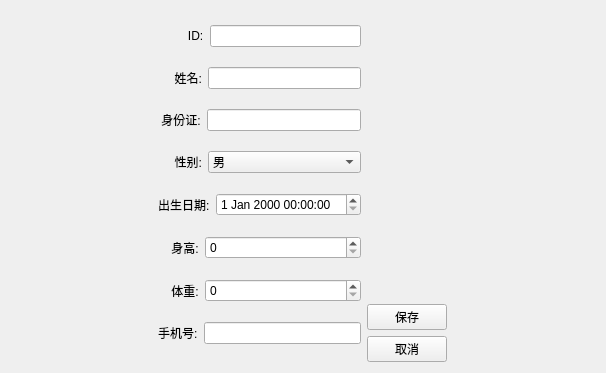
<?xml version="1.0" encoding="UTF-8"?>
<ui version="4.0">
 <class>PatientEditView</class>
 <widget class="QWidget" name="PatientEditView">
  <property name="geometry">
   <rect>
    <x>0</x>
    <y>0</y>
    <width>606</width>
    <height>373</height>
   </rect>
  </property>
  <property name="windowTitle">
   <string>编辑患者信息</string>
  </property>
  <layout class="QVBoxLayout" name="verticalLayout_4">
   <item>
    <spacer name="verticalSpacer_3">
     <property name="orientation">
      <enum>Qt::Orientation::Vertical</enum>
     </property>
     <property name="sizeHint" stdset="0">
      <size>
       <width>20</width>
       <height>1</height>
      </size>
     </property>
    </spacer>
   </item>
   <item>
    <layout class="QHBoxLayout" name="horizontalLayout_10">
     <item>
      <spacer name="horizontalSpacer">
       <property name="orientation">
        <enum>Qt::Orientation::Horizontal</enum>
       </property>
       <property name="sizeHint" stdset="0">
        <size>
         <width>187</width>
         <height>20</height>
        </size>
       </property>
      </spacer>
     </item>
     <item>
      <layout class="QHBoxLayout" name="horizontalLayout_9">
       <item>
        <layout class="QVBoxLayout" name="verticalLayout_3">
         <item>
          <layout class="QHBoxLayout" name="horizontalLayout">
           <item>
            <widget class="QLabel" name="label">
             <property name="text">
              <string>         ID:</string>
             </property>
            </widget>
           </item>
           <item>
            <widget class="QLineEdit" name="lineEdit"/>
           </item>
          </layout>
         </item>
         <item>
          <layout class="QHBoxLayout" name="horizontalLayout_2">
           <item>
            <widget class="QLabel" name="label_2">
             <property name="text">
              <string>     姓名:</string>
             </property>
            </widget>
           </item>
           <item>
            <widget class="QLineEdit" name="lineEdit_2"/>
           </item>
          </layout>
         </item>
         <item>
          <layout class="QHBoxLayout" name="horizontalLayout_3">
           <item>
            <widget class="QLabel" name="label_3">
             <property name="text">
              <string> 身份证:</string>
             </property>
            </widget>
           </item>
           <item>
            <widget class="QLineEdit" name="lineEdit_3"/>
           </item>
          </layout>
         </item>
         <item>
          <layout class="QHBoxLayout" name="horizontalLayout_4">
           <item>
            <widget class="QLabel" name="label_4">
             <property name="sizePolicy">
              <sizepolicy hsizetype="Fixed" vsizetype="Preferred">
               <horstretch>0</horstretch>
               <verstretch>0</verstretch>
              </sizepolicy>
             </property>
             <property name="text">
              <string>     性别:</string>
             </property>
            </widget>
           </item>
           <item>
            <widget class="QComboBox" name="comboBox">
             <property name="sizePolicy">
              <sizepolicy hsizetype="Preferred" vsizetype="Fixed">
               <horstretch>0</horstretch>
               <verstretch>0</verstretch>
              </sizepolicy>
             </property>
             <item>
              <property name="text">
               <string>男    </string>
              </property>
             </item>
             <item>
              <property name="text">
               <string>女    </string>
              </property>
             </item>
            </widget>
           </item>
          </layout>
         </item>
         <item>
          <layout class="QHBoxLayout" name="horizontalLayout_5">
           <item>
            <widget class="QLabel" name="label_5">
             <property name="text">
              <string>出生日期:</string>
             </property>
            </widget>
           </item>
           <item>
            <widget class="QDateTimeEdit" name="dateTimeEdit"/>
           </item>
          </layout>
         </item>
         <item>
          <layout class="QHBoxLayout" name="horizontalLayout_6">
           <item>
            <widget class="QLabel" name="label_6">
             <property name="sizePolicy">
              <sizepolicy hsizetype="Fixed" vsizetype="Preferred">
               <horstretch>0</horstretch>
               <verstretch>0</verstretch>
              </sizepolicy>
             </property>
             <property name="text">
              <string>    身高:</string>
             </property>
            </widget>
           </item>
           <item>
            <widget class="QSpinBox" name="spinBox">
             <property name="sizePolicy">
              <sizepolicy hsizetype="Preferred" vsizetype="Fixed">
               <horstretch>0</horstretch>
               <verstretch>0</verstretch>
              </sizepolicy>
             </property>
            </widget>
           </item>
          </layout>
         </item>
         <item>
          <layout class="QHBoxLayout" name="horizontalLayout_7">
           <item>
            <widget class="QLabel" name="label_7">
             <property name="sizePolicy">
              <sizepolicy hsizetype="Fixed" vsizetype="Preferred">
               <horstretch>0</horstretch>
               <verstretch>0</verstretch>
              </sizepolicy>
             </property>
             <property name="text">
              <string>    体重:</string>
             </property>
            </widget>
           </item>
           <item>
            <widget class="QSpinBox" name="spinBox_2">
             <property name="sizePolicy">
              <sizepolicy hsizetype="Preferred" vsizetype="Fixed">
               <horstretch>0</horstretch>
               <verstretch>0</verstretch>
              </sizepolicy>
             </property>
            </widget>
           </item>
          </layout>
         </item>
         <item>
          <layout class="QHBoxLayout" name="horizontalLayout_8">
           <item>
            <widget class="QLabel" name="label_8">
             <property name="sizePolicy">
              <sizepolicy hsizetype="Fixed" vsizetype="Preferred">
               <horstretch>0</horstretch>
               <verstretch>0</verstretch>
              </sizepolicy>
             </property>
             <property name="text">
              <string>手机号:</string>
             </property>
            </widget>
           </item>
           <item>
            <widget class="QLineEdit" name="lineEdit_4">
             <property name="sizePolicy">
              <sizepolicy hsizetype="Preferred" vsizetype="Fixed">
               <horstretch>0</horstretch>
               <verstretch>0</verstretch>
              </sizepolicy>
             </property>
            </widget>
           </item>
          </layout>
         </item>
        </layout>
       </item>
       <item>
        <layout class="QVBoxLayout" name="verticalLayout_2">
         <item>
          <spacer name="verticalSpacer">
           <property name="orientation">
            <enum>Qt::Orientation::Vertical</enum>
           </property>
           <property name="sizeHint" stdset="0">
            <size>
             <width>20</width>
             <height>470</height>
            </size>
           </property>
          </spacer>
         </item>
         <item>
          <layout class="QVBoxLayout" name="verticalLayout">
           <item>
            <widget class="QPushButton" name="pushButton">
             <property name="text">
              <string>保存</string>
             </property>
            </widget>
           </item>
           <item>
            <widget class="QPushButton" name="pushButton_2">
             <property name="text">
              <string>取消</string>
             </property>
            </widget>
           </item>
          </layout>
         </item>
        </layout>
       </item>
      </layout>
     </item>
     <item>
      <spacer name="horizontalSpacer_2">
       <property name="orientation">
        <enum>Qt::Orientation::Horizontal</enum>
       </property>
       <property name="sizeHint" stdset="0">
        <size>
         <width>187</width>
         <height>20</height>
        </size>
       </property>
      </spacer>
     </item>
    </layout>
   </item>
   <item>
    <spacer name="verticalSpacer_2">
     <property name="orientation">
      <enum>Qt::Orientation::Vertical</enum>
     </property>
     <property name="sizeHint" stdset="0">
      <size>
       <width>20</width>
       <height>1</height>
      </size>
     </property>
    </spacer>
   </item>
  </layout>
 </widget>
 <resources/>
 <connections/>
</ui>
